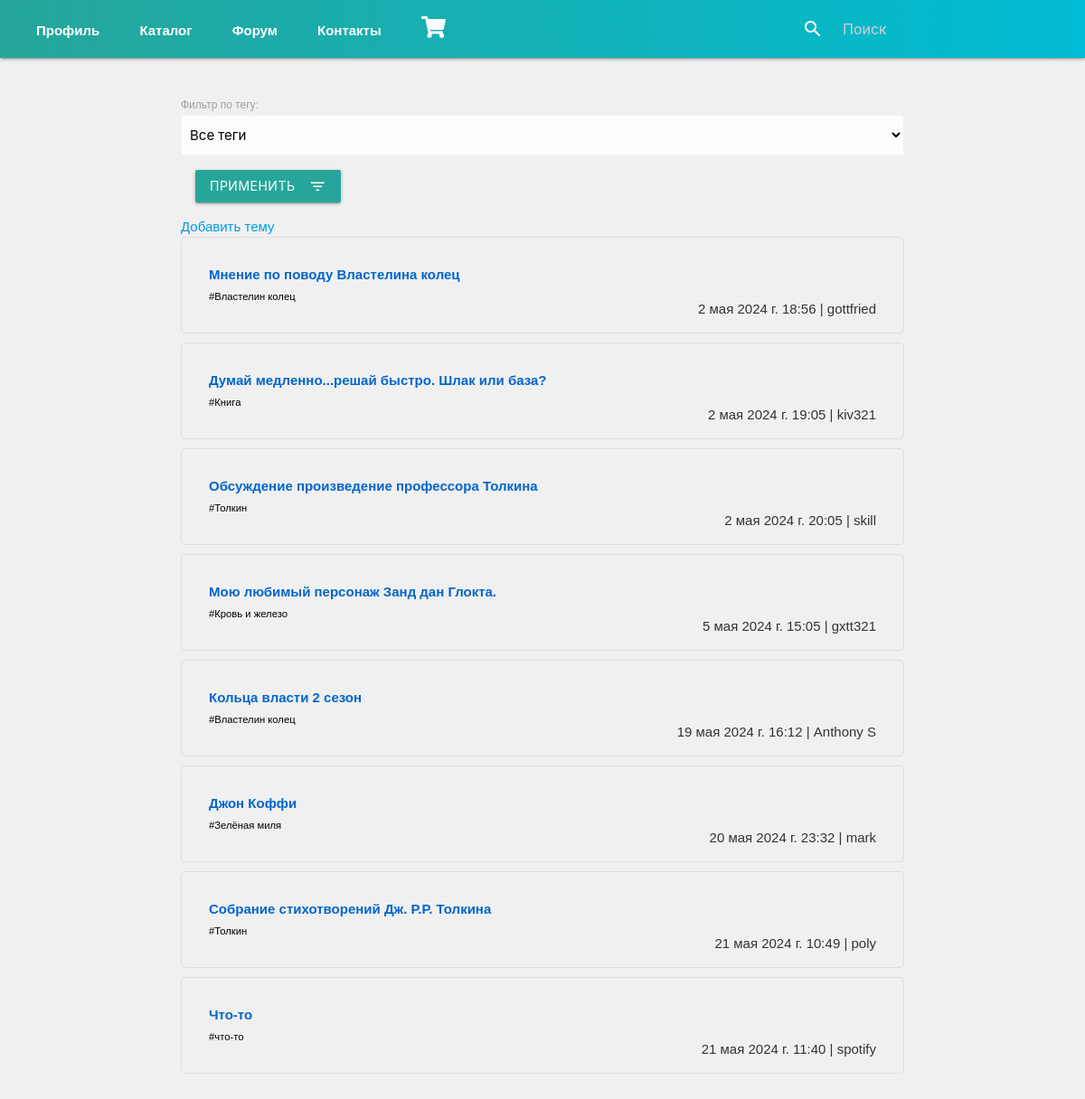
Before: /forum/ with the older database file.
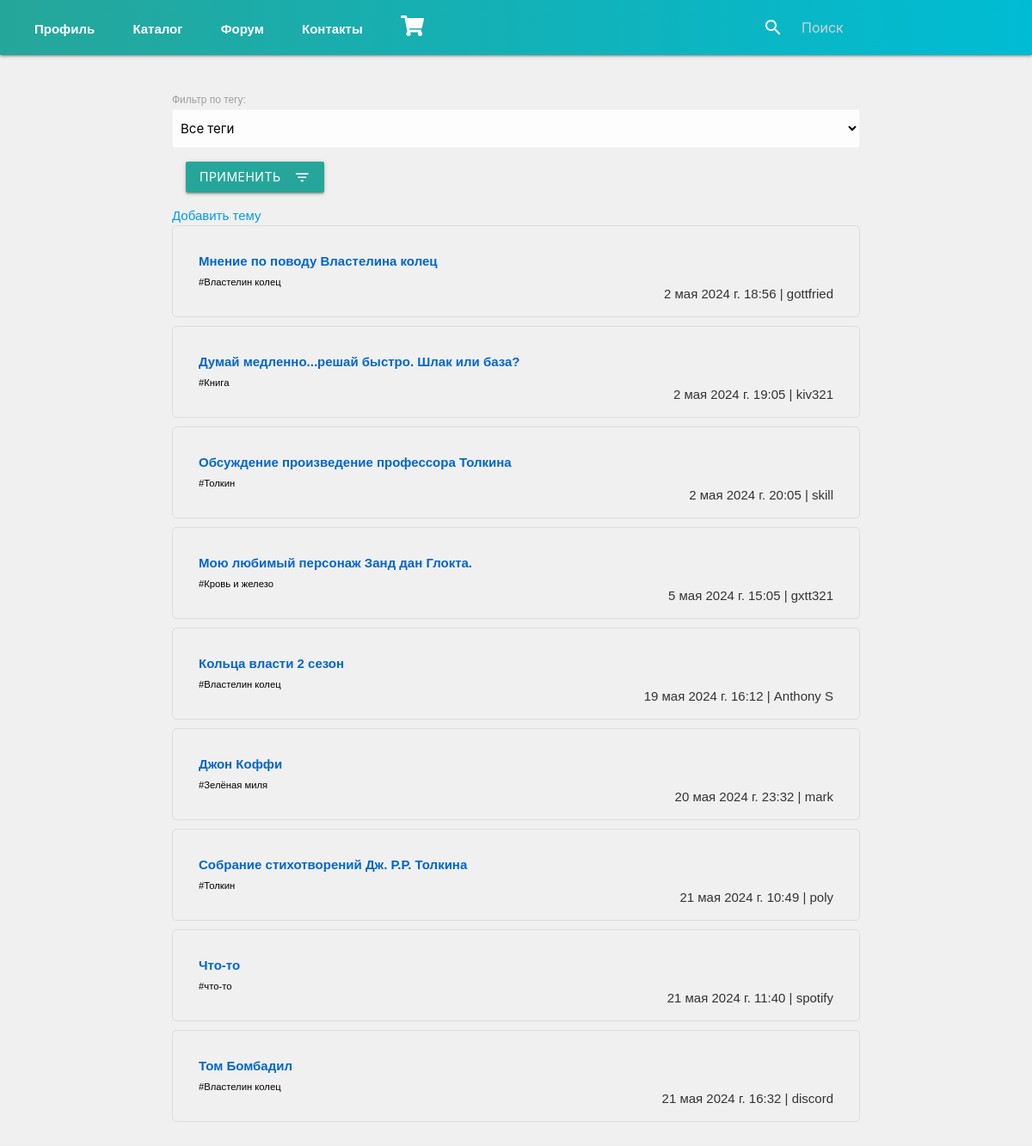
After: the same page with the newer database file.
### shop_app/models.py (models this page shows, shortened)
class ForumTopic(models.Model):
    название = models.CharField(max_length=200)
    creator = models.ForeignKey(User, on_delete=models.CASCADE)
    created_at = models.DateTimeField(auto_now_add=True)
    тег = models.CharField(max_length=50)
    class Meta:
        verbose_name = 'Топик на форуме'
        verbose_name_plural = 'Топики на форуме'

### shop_app/views.py (the view)
# urls.py: path('forum/', forum_view, name='forum'),
def forum_view(request):
    topics = ForumTopic.objects.all()
    теги = ForumTopic.objects.values_list('тег', flat=True).distinct()
    тег_filter = request.GET.get('тег', '')
    return render(request, 'forum.html', {'topics': topics, 'теги': теги, 'тег_filter': тег_filter})

### shop_app/context_processors.py (called while the page is built)
def cart_count(request):
    cart_count = 0
    if request.user.is_authenticated:
        try:
            cart = Cart.objects.get(user=request.user)
            cart_count = cart.books.count()
        except Cart.DoesNotExist:
            pass
    return {'cart_count': cart_count}

### shop_app/templates/forum.html (shortened to what this page needs)
{% extends 'base.html' %}
{% block content %}
<div class="forum-container">
    <form method="get" action="{% url 'forum' %}" class="forum-filter-form">
        <label for="тег" class="forum-filter-label">Фильтр по тегу:</label>
        <select name="тег" id="тег" class="forum-filter-select" style="display: block;">
            <option value="" {% if not тег_filter %}selected{% endif %}>Все теги</option>
        </select>
        <button type="submit" class="btn waves-effect waves-light" style="margin: 2%;display: block; ">Применить<i class="material-icons right">filter_list</i></button>
    </form>
    <a href="{% url 'create_topic' %}" class="create-topic-button">Добавить тему</a>
    <div class="topics-list">
        {% for topic in topics %}
            {% if тег_filter and тег_filter == topic.тег or not тег_filter %}
                <div class="topic-item">
                    <a href="{% url 'topic_detail' topic_id=topic.id %}" class="topic-link">{{ topic.название }}</a><br>
                    <small style="color:black" >#{{ topic.тег }} </small>
                    <p style="float:right;">{{ topic.created_at }} | {{ topic.creator.username }}</p>
                </div>
            {% endif %}
        {% endfor %}
    </div>
</div>
{% endblock %}

Changed rows visible on the page:
added ForumTopic: название "Том Бомбадил", тег "Властелин колец", created_at "21 мая 2024 г. 16:32", creator.username "discord"
